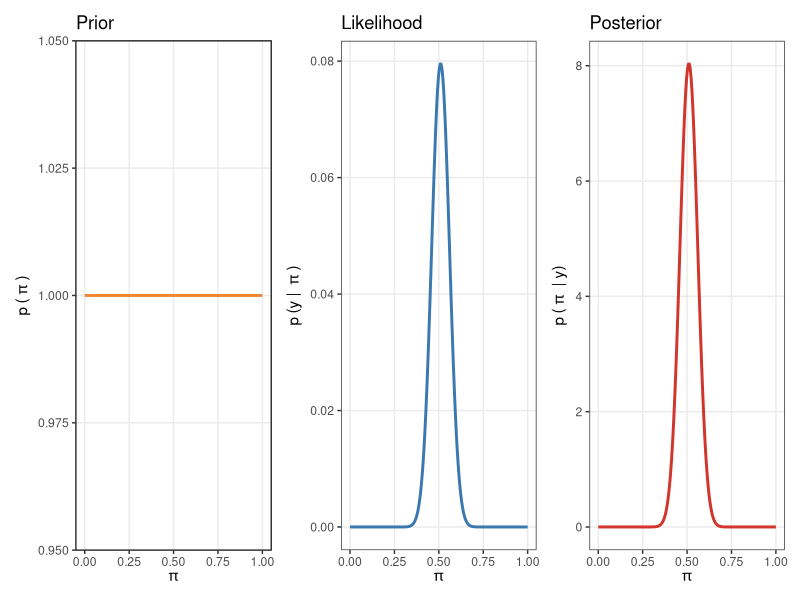
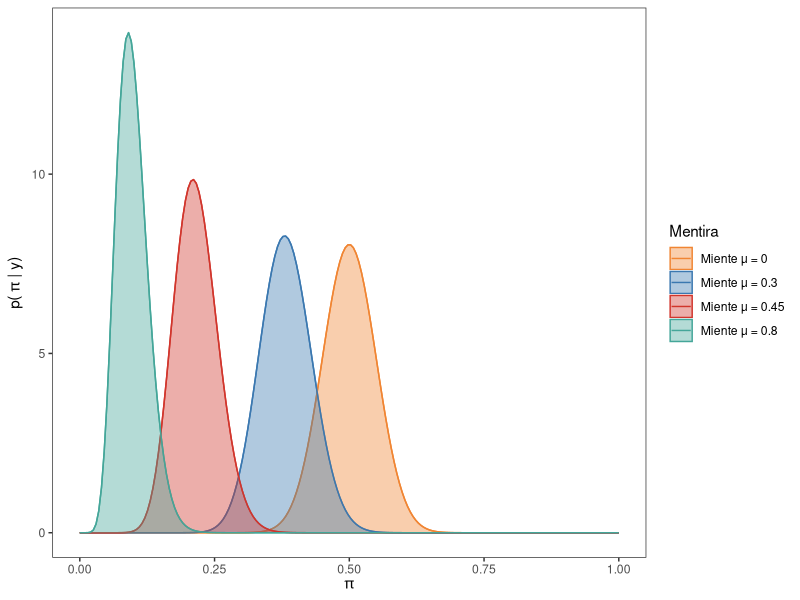
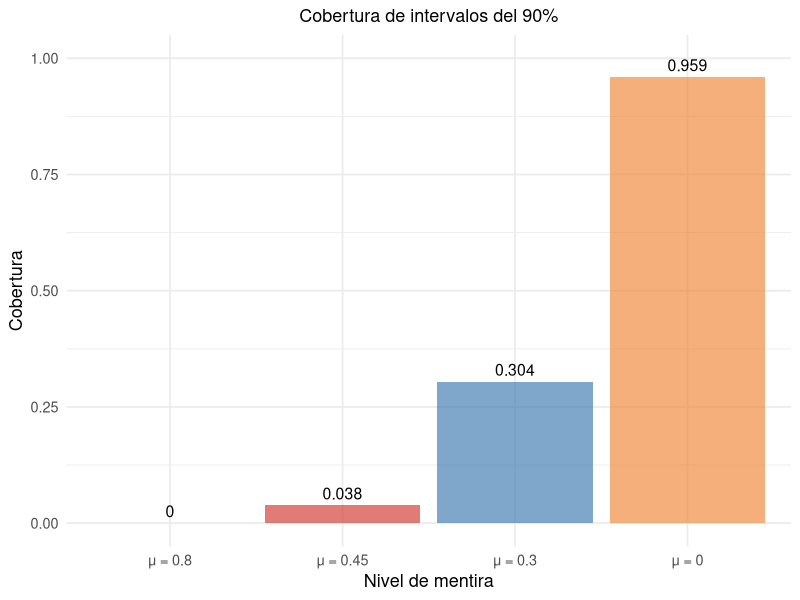
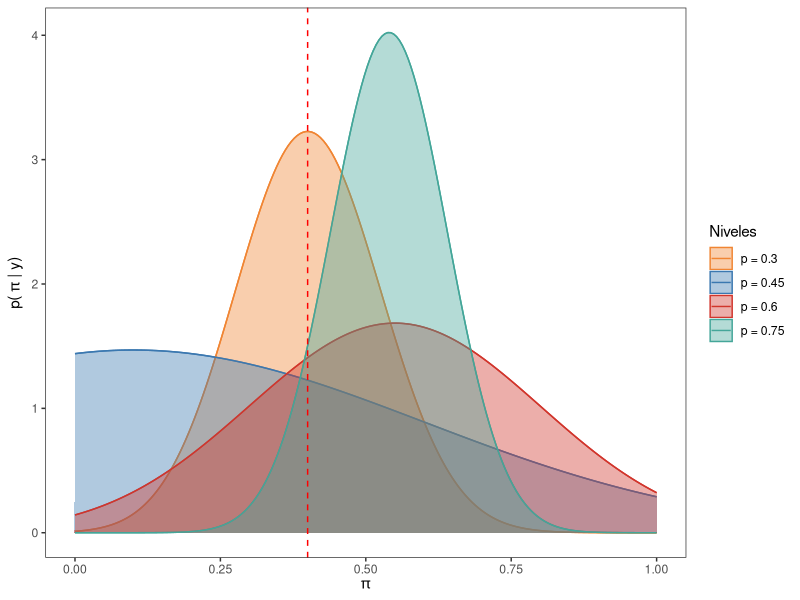
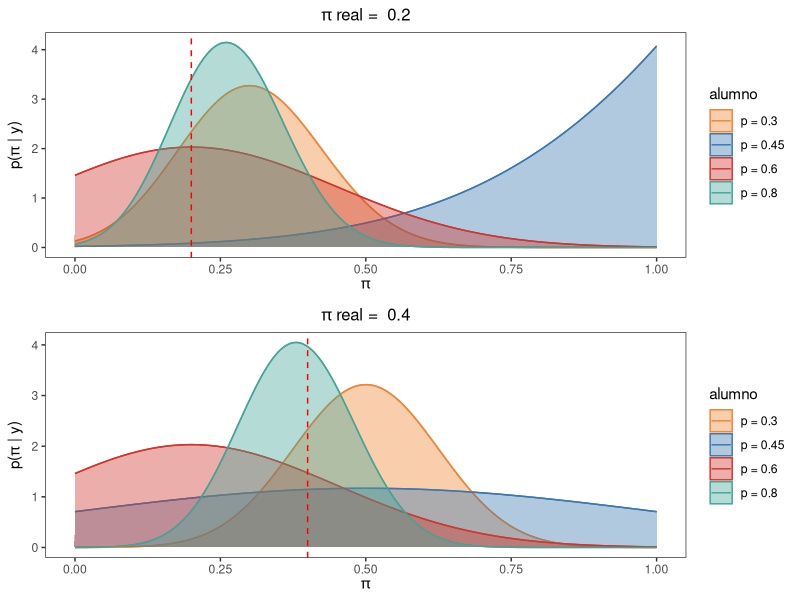
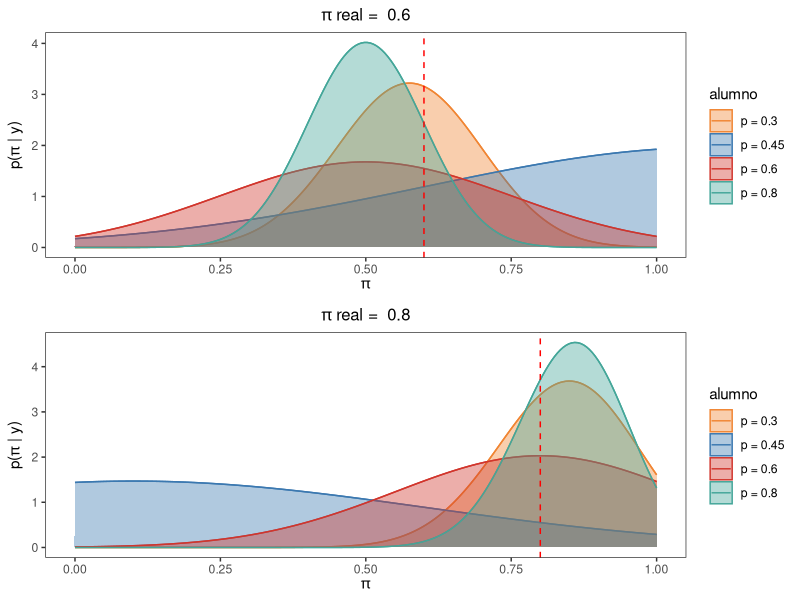
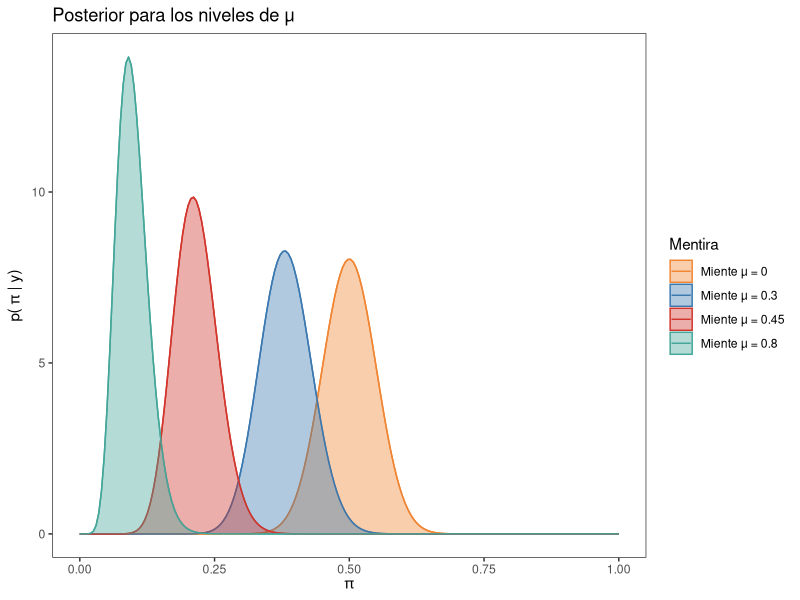
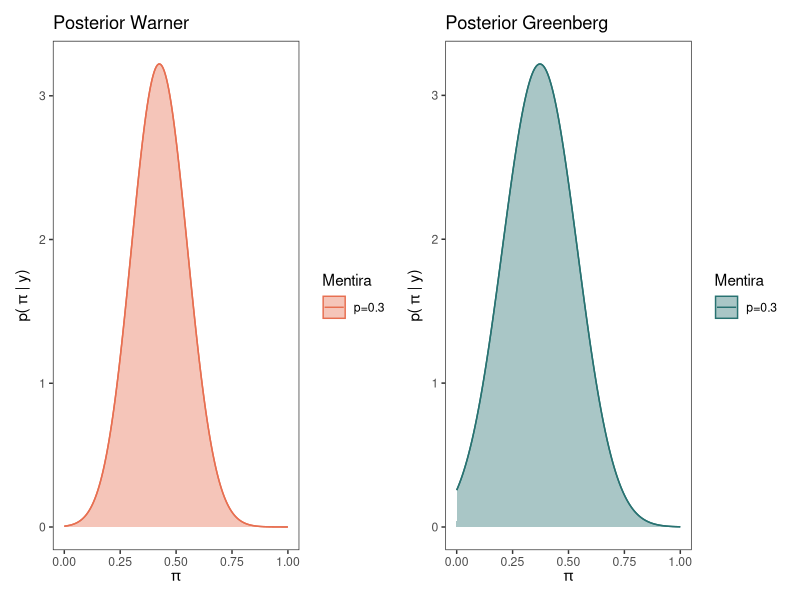

Write R code to recreate these figures, in order.
## ---- chunk 1
library(sampling)
library(tidyverse)
library(patchwork)
library(ggplot2)
library(patchwork)
library(tibble)

# Semilla para control de repeticiones
set.seed(1998)

# Poblacion de tamaño N = 1000 para muestras de tamaño n = 100
N <- 1000
apuesta <- c(rep(1, 400), rep(0, 600))

# Data frame de la poblacion
poblacion <- data.frame(estudiante = seq(1:N), apuesta = sample(apuesta) )

## ---- chunk 2

colores <- c("#f08533", "#3b78b0", "#d1352c" , "#44A699")
pi_grid <- seq(0, 1, length.out = 200)

# Obtener prior
prior <- dbeta(pi_grid, 1, 1)


# Graficar prior
plt_prior <- data.frame(x = pi_grid, y = prior) |>
  ggplot() +
  geom_line(aes(x = x, y = y), color = colores[1], linewidth = 1) +
  ggtitle("Prior") +
  labs(
    x = expression(pi),
    y = expression(p ~ "(" ~ pi ~ ")")
  ) +
  theme_bw() +
  theme(panel.grid.minor = element_blank())

## ---- chunk 3
# Creaciones de las muestra de tamaño n = 100

muestra <- data.frame(apuesta = sample(poblacion$apuesta, 100, replace = T))

n <- length(muestra$apuesta)
apuestan <- sum(muestra)

# n = 100
# apuestan = 40
# Calcular verosimilitud para cada valor de "pi"
likelihood <- dbinom(apuestan, n, pi_grid)

# Graficar verosimilitud
plt_likelihood <- data.frame(x = pi_grid, y = likelihood) |>
  ggplot() +
  geom_line(aes(x = x, y = y), color = colores[2], linewidth = 1) +
  ggtitle("Likelihood") +
  labs(
    x = expression(pi),
    y = expression(p ~ "(y | " ~ pi ~ ")")
  ) +
  theme_bw() +
  theme(panel.grid.minor = element_blank())

## ---- chunk 4
# Obtener posterior
posterior <- dbeta(pi_grid, 1 + apuestan, 1 + n - apuestan)

# Graficar posterior
plt_posterior <- data.frame(x = pi_grid, y = posterior) |>
  ggplot() +
  geom_line(aes(x = x, y = y), color = colores[3], linewidth = 1) +
  labs(
    x = expression(pi),
    y = expression(p ~ "(" ~ pi ~ " | y)")
  ) +
  ggtitle("Posterior") +
  theme_bw() +
  theme(panel.grid.minor = element_blank())
## ---- chunk 5
# Concatenar graficos
combinado <- (plt_prior | plt_likelihood | plt_posterior)

combinado

## ---- chunk 6
set.seed(1998)

#Muestra base para los 6 procedimientos
apuesta_b <- sample(poblacion$apuesta, n, replace = T)

#Procedimiento sin mentira, con mentira de nivel mu (bajo, medio ,alto)
muestra_mu <- function(mu, a_prior, b_prior, apuesta_b){
  muestras <- list()
  post_m <- list()
  
  for(i in 1:length(mu)) {
    muestra <- data.frame(apuesta =  ifelse(apuesta_b == 1 ,ifelse(runif(sum(apuesta_b)) < mu[i], 0 ,1),0))
    muestras[[length(muestras) + 1]] <- muestra$apuesta
    post_m[[length(post_m) + 1]] <- dbeta(pi_grid, a_prior + sum(muestra$apuesta), b_prior + n - sum(muestra$apuesta) )
  }
  return(post_m)
}

#Guardo la lista que devuelve la función para poder graficar
post_mu <- muestra_mu(c(0, 0.3, 0.45, 0.8), 1, 1, apuesta_b)

# Crear un data.frame
datos <- data.frame(
  p = rep(pi_grid, times = 4),
  posterior = c(post_mu[[1]], post_mu[[2]], post_mu[[3]], post_mu[[4]]),
  Mentira = rep(c("Miente μ = 0","Miente μ = 0.3", "Miente μ = 0.45", "Miente μ = 0.8"), each = 200))

# Crear el grafico con ggplot2 con los siguientes mapeos
ggplot(datos, aes(x = p, y = posterior, color = Mentira)) +
  geom_line() +
  geom_area(aes(fill = Mentira), alpha = 0.4, position = "identity") +
  scale_color_manual(values = colores) +
  scale_fill_manual(values = colores) +
  labs(x = expression(pi), y = expression("p(" ~ pi ~ "| y)")) +
  theme_bw() +
  theme(
    panel.grid.major = element_blank(),
    panel.grid.minor = element_blank(),
  )

## ---- chunk 7
set.seed(1998)

int_m_0 <- matrix(NA, nrow = 1000, ncol = 2)
int_m_1 <- matrix(NA, nrow = 1000, ncol = 2)
int_m_2 <- matrix(NA, nrow = 1000, ncol = 2)
int_m_3 <- matrix(NA, nrow = 1000, ncol = 2)

for (i in 1:1000) {
  ma_0 <- data.frame(alumno = 1:n, apuesta = sample(poblacion$apuesta, 100, replace = T))
  
  apuesta_1 <- sample(poblacion$apuesta, 100, replace = T)
  
  ma_1 <- data.frame(alumno = 1:n, apuesta =  ifelse(apuesta_1 == 1 ,ifelse(runif(sum(apuesta_1)) < 0.3, 0 ,1),0))
  
  apuesta_2 <- sample(poblacion$apuesta, 100, replace = T)
  
  ma_2 <- data.frame(alumno = 1:n, apuesta =  ifelse(apuesta_2 == 1 ,ifelse(runif(sum(apuesta_2)) < 0.45, 0 ,1),0))
  
  apuesta_3 <- sample(poblacion$apuesta, 100, replace = T)
  
  ma_3 <- data.frame(alumno = 1:n, apuesta =  ifelse(apuesta_3 == 1 ,ifelse(runif(sum(apuesta_3)) < 0.8, 0 ,1),0))
  
  int_m_0[i, ] <- qbeta(c(0.025, 0.975), 1 + sum(ma_0$apuesta), 1 + n - sum(ma_0$apuesta))
  int_m_1[i, ] <- qbeta(c(0.025, 0.975), 1 + sum(ma_1$apuesta), 1 + n - sum(ma_1$apuesta))
  int_m_2[i, ] <- qbeta(c(0.025, 0.975), 1 + sum(ma_2$apuesta), 1 + n - sum(ma_2$apuesta))
  int_m_3[i, ] <- qbeta(c(0.025, 0.975), 1 + sum(ma_3$apuesta), 1 + n - sum(ma_3$apuesta))
}

# Ver cuántos intervalos cubren el valor 0.4
cubre_0 <- (int_m_0[,1] <= 0.4) & (int_m_0[,2] >= 0.4)
cubre_1 <- (int_m_1[,1] <= 0.4) & (int_m_1[,2] >= 0.4)
cubre_2 <- (int_m_2[,1] <= 0.4) & (int_m_2[,2] >= 0.4)
cubre_3 <- (int_m_3[,1] <= 0.4) & (int_m_3[,2] >= 0.4)

# Proporción de intervalos que lo cubren
Niv_mentira <- tibble(
  Método = c("μ = 0", "μ = 0.3", "μ = 0.45", "μ = 0.8"),
  Cobertura = c(mean(cubre_0), mean(cubre_1), mean(cubre_2), mean(cubre_3))
  )

ggplot(Niv_mentira, aes(x = reorder(Método, Cobertura), y = Cobertura)) +
  geom_col(fill = colores, alpha = 0.65) +
  geom_text(aes(label = round(Cobertura, 3)), vjust = -0.5, size = 4) +
  labs(subtitle = "Cobertura de intervalos del 90%",
    x = "Nivel de mentira",
    y = "Cobertura"
  ) +
  ylim(0, 1) +
  theme_minimal(base_size = 13) +
  theme(
    plot.title = element_text(hjust = 0.5),
    plot.subtitle = element_text(hjust = 0.5)
  )



## ---- chunk 8
set.seed(1998)

#método warner
#Definimos una función para evaluar distintos caso de p con un prior uniforme
muestra_war <- function(p, apuesta_b){
  # Hacemos función para lambda_w
  lambda_w <- function(p, pi_a = 0.4){return(pi_a*p + (1-p)*(1-pi_a))}
  
  # Lista para guardar los resultados
  resultados_w <- list()
  
  #lista para guardar posterior warner
  posterior_w <- list()
  
  y <- numeric(4)
  for (i in 1:length(p)) {
    # Generar la pregunta con p unos y el resto ceros
    pregunta <- sample(c(rep(1, (p[i]*100)), rep(0, n - (p[i]*100))), n, replace = TRUE)
    
    # Generar la respuesta según la lógica dada
    respuesta <- ifelse(pregunta == 0, ifelse(apuesta_b == 1, 0, 1), apuesta_b)
    
    # Crear el tibble para este p y agregarlo a la lista
    resultados_w[[length(resultados_w) + 1]] <- tibble(muestra_base = apuesta_b,
                                                       pregunta = pregunta,
                                                       respuesta = respuesta,
                                                       p_valor = p[i])
    
    #convierto a data frame
    datos_w <- as.data.frame(resultados_w[[i]])
    
    # Hacer el posterior exacto a partir de la muestra
    y[i] <- sum(datos_w$respuesta)
    # Establecemos el numerador donde lambda toma valores para p y posibles val de pi
    num_w <- (lambda_w(p[i], pi_grid) ^ y[i])*((1-lambda_w(p[i], pi_grid)) ^ (n - y[i]))* (1 - 2 * p[i])
    
    # paso 5: denominador que salio de consulta
    denom_w <- (pbeta(1 - p[i], y[i] + 1, n - y[i] + 1) * beta(y[i] + 1, n - y[i] + 1)) - (pbeta(p[i] ,y[i] +1,n-y[i] +1)*beta(y[i] +1, n-y[i] +1))
    
    # paso 6: posterior
    posterior_w[[length(posterior_w) + 1]] <- num_w / denom_w
    
  }
  return(posterior_w)
}
posterior_w <- muestra_war(c(0.3, 0.45, 0.6, 0.75), apuesta_b)

# Crear un data.frame
datos <- data.frame(
  p = rep(pi_grid, times = 4),
  posterior = c(posterior_w[[1]], posterior_w[[2]], posterior_w[[3]], posterior_w[[4]]),
  Niveles = rep(c("p = 0.3","p = 0.45", "p = 0.6", "p = 0.75"), each = 200))

# Crear el grafico con ggplot2 con los siguientes mapeos
ggplot(datos, aes(x = p, y = posterior, color = Niveles)) +
  geom_line() +
  geom_area(aes(fill = Niveles), alpha = 0.4, position = "identity") +
  scale_color_manual(values = colores) +
  scale_fill_manual(values = colores) +
  geom_vline(xintercept = 0.4, linetype = "dashed", color = "red", size = 0.5) +
  labs(x = expression(pi), y = expression("p(" ~ pi ~ "| y)")) +
  theme_bw() +
  theme(
    panel.grid.major = element_blank(),
    panel.grid.minor = element_blank(),
  )



## ---- chunk 9
set.seed(2198)

# Poblacion de tamaño N = 1000 para muestras de tamaño n = 100
N <- 1000

# paso 1: establecemos los diferentes p
p <- c(0.3, 0.45, 0.6, 0.75)

# paso 2: hacemos función para lambda 
lambda <- function(p, pi_a = 0.4){
return(pi_a*p + (1-p)*(1-pi_a))
}

graficos_post <- list()

# Establece tamano muestra
n <- 100

# Establece las diferentes posiciones
pos <- c(30, 45, 60, 80)

pi_pos <- c(200, 400, 600, 800)

pi_line <- c(0.2, 0.4, 0.6, 0.8)
line <- 0

for (j in pi_pos) {
  line <- line + 1
  apuesta_pi <- c(rep(1, j), rep(0, N - j))
  # Data frame de la poblacion
  poblacion_pi <- data.frame(estudiante = seq(1:N), apuesta = sample(apuesta_pi) )

  # Establece la muestra base que parte desde la poblacion
  muestra_base_pi <- sample(poblacion_pi$apuesta, n, replace = TRUE)

  # Lista para guardar los resultados
  resultados <- list()

  for (i in pos) {
    # Generar la pregunta con p unos y el resto ceros
    apuesta <- c(rep(1, i), rep(0, n - i))
    pregunta <- sample(apuesta, n, replace = TRUE)
  
    # Generar la respuesta según la lógica dada
    respuesta <- ifelse(pregunta == 0, ifelse(muestra_base_pi == 1, 0, 1), muestra_base_pi)
  
    # Crear el tibble para este p
    df <- tibble(
    muestra_base = muestra_base_pi,
    pregunta = pregunta,
    respuesta = respuesta,
    p_valor = i
    )
  
    # Agregarlo a la lista
    resultados[[length(resultados) + 1]] <- df
  }

  # Unir todos los data frames
  tabla_final <- bind_rows(resultados)

  # Ver resultado
  #print(tabla_final)

  # Ver las respuestas para diferente posiciones
  y_p <- tabla_final %>% 
    group_by(p_valor) %>% 
   summarise(sum(respuesta))

  # Cambia el tipo de variable de las respuestas para que tome las pbeta y beta
  y <- c(as.numeric(y_p[1,2]),
        as.numeric(y_p[2,2]),
        as.numeric(y_p[3,2]),
        as.numeric(y_p[4,2]))

  # Lista para el posterior
  post_7 <- list()
  post_n7 <- c("p = 0.3", "p = 0.45", "p = 0.6", "p = 0.8")

  # Hacer el posterior a partir de la muestra
  for (i in 1:4) {
    # paso 4: establecemos un numerador donde lambda toma valores para p y posibles val de pi
    num_6 <- (lambda(p[i],pi_grid)^y[i])*((1-lambda(p[i],pi_grid))^(n-y[i]))* (1-2*p[i])
  
    # paso 5: denominador que salio de consulta
    denom_6 <- (pbeta(1 - p[i],y[i]+1,n-y[i]+1)*beta(y[i]+1,n-y[i]+1)) - (pbeta(p[i],y[i]+1,n-y[i]+1)*beta(y[i]+1,n-y[i]+1))
  
    # paso 6: posterior
    posterior_6 <- num_6 / denom_6
  
    post_7[[post_n7[i]]] <- posterior_6
  }

  # Crear un data.frame
  datos <- data.frame(
    p = rep(pi_grid, times = 4),
    posterior = c(post_7[[1]], post_7[[2]], post_7[[3]], post_7[[4]]),
    alumno = rep(c("p = 0.3","p = 0.45", "p = 0.6", "p = 0.8"), each = 200))

  # Crear el gráfico con ggplot2 con los siguientes mapeos
  titulo_grafico <- bquote(pi ~ "real = " ~ .(pi_line[line]))
  
  graficos_post[[line]] <- ggplot(datos, aes(x = p, y = posterior, color = alumno)) +
    geom_line() +
    geom_area(aes(fill = alumno), alpha = 0.4, position = "identity") +
    scale_color_manual(values = colores) +
    scale_fill_manual(values = colores) +
    labs(
      x = expression(pi),
      y = expression(paste("p(", pi, " | y)")),
      title = titulo_grafico
    ) +
    theme_bw() +
    theme(panel.grid = element_blank()) +
    geom_vline(xintercept = pi_line[line], linetype = "dashed", color = "red", size = 0.5) +
    theme(plot.title = element_text(hjust = 0.5, size = 12, face = "bold"))



}
## ---- chunk 10

# Concatenar graficos
# Cargar si no lo hiciste
library(gridExtra)

# Primer par
grid.arrange(graficos_post[[1]], graficos_post[[2]], nrow = 2)

# Segundo par
grid.arrange(graficos_post[[3]], graficos_post[[4]], nrow = 2)

## ---- chunk 11
#función del posterior para un prior no necesariamente uniforme

posterior_war <- function(pi, p, a, b){
  # Establecemos la función lambda del método warner
  lambda_W <- function(p, pi_a){return(pi_a*p + (1-p)*(1-pi_a))}
  # Simulamos una muestra de respuestas afirmativas con el parametro lambda_w
  y <- rbinom(1,100,lambda(p, pi))
  # Construimos el numerador del posterior aproximado
  num <- dbeta(pi_grid, a, b) * dbinom(y, 100, lambda(p, pi_grid))
  # Construimos el denominador del posterior aproximado
  delta <- diff(pi_grid)[1] 
  denom <- sum(num) * delta
  # Obtenemos el Posterior aproximado
  posterior <- num / denom
  return(posterior)
}

## ---- chunk 12
# función del posterior para un prior no necesariamente uniforme con el método Greenberg

posterior_green <- function(pi, p, a, b, pi_b = 7/12){
  # Establecemos la función lambda con la probabilidad conocida pi_b = 7/12
  lambda_g <- function(p, pi_a){return(pi_a*p + pi_b*(1-p))}
  # Simulamos una muestra de respuestas afirmativas con el parametro lambda_g
  y <- rbinom(1,100,lambda_g(p, pi))
  # Construimos el numerador del posterior aproximado
  num <- dbeta(pi_grid, a, b) * dbinom(y, 100, lambda(p, pi_grid))
  # Construimos el denominador del posterior aproximado
  delta <- diff(pi_grid)[1] 
  denom <- sum(num) * delta
  # Obtenemos el Posterior exacto
  posterior <- num / denom
  return(posterior)
}

## ---- chunk 13
set.seed(1998)

#Muestra base para los 6 procedimientos
apuesta_b <- sample(poblacion$apuesta, n, replace = T)

#Procedimiento sin mentira, con mentira de nivel mu (bajo, medio ,alto)
#Guardo la lista que devuelve la función para poder graficar
post_mu <- muestra_mu(c(0, 0.3, 0.45, 0.8), 1, 1, apuesta_b)

  # Crear un data.frame
  datos <- data.frame(
    p = rep(pi_grid, times = 4),
    posterior = c(post_mu[[1]], post_mu[[2]], post_mu[[3]], post_mu[[4]]),
    Mentira = rep(c("Miente μ = 0","Miente μ = 0.3", "Miente μ = 0.45", "Miente μ = 0.8"), each = 200))
  
  # Crear el grafico con ggplot2 con los siguientes mapeos
  ggplot(datos, aes(x = p, y = posterior, color = Mentira)) +
    geom_line() +
    geom_area(aes(fill = Mentira), alpha = 0.4, position = "identity") +
    ggtitle("Posterior para los niveles de μ") +
    scale_color_manual(values = colores) +
    scale_fill_manual(values = colores) +
    labs(x = expression(pi), y = expression("p(" ~ pi ~ "| y)")) +
    theme_bw() +
    theme(
      panel.grid.major = element_blank(),
      panel.grid.minor = element_blank(),
    )

## ---- chunk 14
set.seed(2198)
#método warner
#Guardo la lista que devuelve la función para poder graficar
posterior_w <- muestra_war(0.3, apuesta_b)

  datos_warner <- data.frame(
    p = rep(pi_grid, times = length(posterior_w)),
    posterior = c(posterior_w[[1]]),
    Mentira = rep(c("p=0.3"), each = 200))
  
  # Crear el grafico con ggplot2 con los siguientes mapeos
  post_w <- ggplot(datos_warner, aes(x = p, y = posterior, color = Mentira)) +
    geom_line() +
    geom_area(aes(fill = Mentira), alpha = 0.4, position = "identity") +
    ggtitle("Posterior Warner") +
    scale_color_manual(values = "#E76F51") +
    scale_fill_manual(values = "#E76F51") +
    labs(x = expression(pi), y = expression("p(" ~ pi ~ "| y)")) +
    theme_bw() +
    theme(
      panel.grid.major = element_blank(),
      panel.grid.minor = element_blank(),
    )

#método Greenberg
#Definimos una función para evaluar distintos caso de p con un prior uniforme
muestra_green <- function(p, apuesta_b){
  # Hacemos función para lambda_w
  lambda_g <- function(p, pi_a = 0.4){return(pi_a*p + (7/12)*(1-p))}
  
  # Lista para guardar los resultados
  resultados_g <- list()
  
  #lista para guardar posterior warner
  posterior_g <- list()
  
  y <- numeric(4)
  for (i in 1:length(p)) {
    # Generar la pregunta con p unos y el resto ceros
    pregunta <- sample(c(rep(1, (p[i]*100)), rep(0, n - (p[i]*100))), n, replace = TRUE)
    
    # Generar la respuesta según la lógica dada
    respuesta <- ifelse(pregunta == 0, ifelse(apuesta_b == 1, 0, 1), apuesta_b)
    
    # Crear el tibble para este p y agregarlo a la lista
    resultados_g[[length(resultados_g) + 1]] <- tibble(muestra_base = apuesta_b,
                                                       pregunta = pregunta,
                                                       respuesta = respuesta,
                                                       p_valor = p[i])
    
    #convierto a data frame
    datos_g <- as.data.frame(resultados_g[[i]])
    
    # Hacer el posterior exacto a partir de la muestra
    y[i] <- sum(datos_g$respuesta)
    # Establecemos el numerador donde lambda toma valores para p y posibles val de pi
    num_g <- (lambda_g(p[i], pi_grid) ^ y[i])*((1-lambda_g(p[i], pi_grid)) ^ (n - y[i]))* (1 - 2 * p[i])
    
    # paso 5: denominador que salio de consulta
    denom_g <- (pbeta(1 - p[i], y[i] + 1, n - y[i] + 1) * beta(y[i] + 1, n - y[i] + 1)) - (pbeta(p[i] ,y[i] +1,n-y[i] +1)*beta(y[i] +1, n-y[i] +1))
    
    # paso 6: posterior
    posterior_g[[length(posterior_g) + 1]] <- num_g / denom_g
    
  }
  return(posterior_g)
}
#Guardo la lista que devuelve la función para poder graficar
posterior_g <- muestra_green(0.3, apuesta_b)

  datos_green <- data.frame(
    p = rep(pi_grid, times = length(posterior_g)),
    posterior = c(posterior_g[[1]]),
    Mentira = rep(c("p=0.3"), each = 200))
  
  # Crear el grafico con ggplot2 con los siguientes mapeos
  post_g <-ggplot(datos_green, aes(x = p, y = posterior, color = Mentira)) +
    geom_line() +
    geom_area(aes(fill = Mentira), alpha = 0.4, position = "identity") +
    ggtitle("Posterior Greenberg") +
    scale_color_manual(values = "#287271") +
    scale_fill_manual(values = "#287271") +
    labs(x = expression(pi), y = expression("p(" ~ pi ~ "| y)")) +
    theme_bw() +
    theme(
      panel.grid.major = element_blank(),
      panel.grid.minor = element_blank(),
    )
  
# Concatenar graficos
post_w | post_g
## ---- chunk 15
set.seed(1998)

#Muestra base para los 6 procedimientos con mil simulaciones

int_m_0 <- matrix(NA, nrow = 1000, ncol = 2)
int_m_1 <- matrix(NA, nrow = 1000, ncol = 2)
int_m_2 <- matrix(NA, nrow = 1000, ncol = 2)
int_m_3 <- matrix(NA, nrow = 1000, ncol = 2)
int_w <- matrix(NA, nrow = 1000, ncol = 2)
int_g <- matrix(NA, nrow = 1000, ncol = 2)


for (i in 1:1000) {
  apuesta_b <- sample(poblacion$apuesta, n, replace = T)
  
  #Procedimiento sin mentira, con mentira de nivel mu (bajo, medio ,alto)
  post_m <- muestra_mu(c(0, 0.3, 0.45, 0.8), 1, 1, apuesta_b) #devuelve una lista con cada posterior segun mu
  
  #Procedimiento del método Warner con p = 0.3
  posterior_w <- muestra_war(0.3, apuesta_b) #devuelve una lista con el posterior warner
  
  #método Greenberg
  posterior_g <- muestra_green(0.3, apuesta_b) #devuelve una lista con el posterior Greenberg
  
  # 1. Normalizamos:
  dens_m_0 <- post_m[[1]] / sum(post_m[[1]])
  dens_m_1 <- post_m[[2]] / sum(post_m[[2]])
  dens_m_2 <- post_m[[3]] / sum(post_m[[3]])
  dens_m_3 <- post_m[[4]] / sum(post_m[[4]])
  dens_w <- posterior_w[[1]] / sum(posterior_w[[1]])
  dens_g <- posterior_g[[1]] / sum(posterior_g[[1]])
  
  # 2. Calcula la función de distribución acumulada (CDF):
  cdf_m_0 <- cumsum(dens_m_0)
  cdf_m_1 <- cumsum(dens_m_1)
  cdf_m_2 <- cumsum(dens_m_2)
  cdf_m_3 <- cumsum(dens_m_3)
  cdf_w <- cumsum(dens_w)
  cdf_g <- cumsum(dens_g)
  

  # 3. intervalos del 90%
  int_m_0[i, ] <- c(pi_grid[which.min(abs(cdf_m_0 - 0.05))], pi_grid[which.min(abs(cdf_m_0 - 0.95))])
  int_m_1[i, ] <- c(pi_grid[which.min(abs(cdf_m_1 - 0.05))], pi_grid[which.min(abs(cdf_m_1 - 0.95))])
  int_m_2[i, ] <- c(pi_grid[which.min(abs(cdf_m_2 - 0.05))], pi_grid[which.min(abs(cdf_m_2 - 0.95))])
  int_m_3[i, ] <- c(pi_grid[which.min(abs(cdf_m_3 - 0.05))], pi_grid[which.min(abs(cdf_m_3 - 0.95))])
  
  int_w[i, ] <- c(pi_grid[which.min(abs(cdf_w - 0.05))], pi_grid[which.min(abs(cdf_w - 0.95))])
  int_g[i, ] <- c(pi_grid[which.min(abs(cdf_g - 0.05))], pi_grid[which.min(abs(cdf_g - 0.95))])
  
}

# Ver cuántos intervalos cubren el valor 0.4
cubre_0 <- (int_m_0[,1] <= 0.4) & (int_m_0[,2] >= 0.4)
cubre_1 <- (int_m_1[,1] <= 0.4) & (int_m_1[,2] >= 0.4)
cubre_2 <- (int_m_2[,1] <= 0.4) & (int_m_2[,2] >= 0.4)
cubre_3 <- (int_m_3[,1] <= 0.4) & (int_m_3[,2] >= 0.4)
cubre_w <- (int_w[,1] <= 0.4) & (int_w[,2] >= 0.4)
cubre_g <- (int_g[,1] <= 0.4) & (int_g[,2] >= 0.4)

# Proporción de intervalos que lo cubren
resultados <- tibble(
  Método = factor(
    c("μ = 0", "μ = 0.3", "μ = 0.45", "μ = 0.8", "Warner", "Greenberg"),
    levels = c("μ = 0", "μ = 0.3", "μ = 0.45", "μ = 0.8", "Warner", "Greenberg")
  ),
  Cobertura = c(mean(cubre_0), mean(cubre_1), mean(cubre_2), mean(cubre_3), 
                mean(cubre_w), mean(cubre_g))
)


ggplot(resultados, aes(x = Método, y = Cobertura)) +
  geom_col(fill = c("#f08533", "#3b78b0", "#d1352c" , "#44A699","#E76F51", "#287271"), alpha = 0.65) +
  geom_text(aes(label = round(Cobertura, 3)), vjust = -0.5, size = 4) +
  labs(
    title = expression("Comparación entre los distintos métodos "),
    subtitle = "Cobertura de intervalos del 90%",
    x = "Método",
    y = "Cobertura"
  ) +
  ylim(0, 1) +
  theme_minimal(base_size = 13)+
  theme(
    plot.title = element_text(hjust = 0.5),
    plot.subtitle = element_text(hjust = 0.5)
  )
